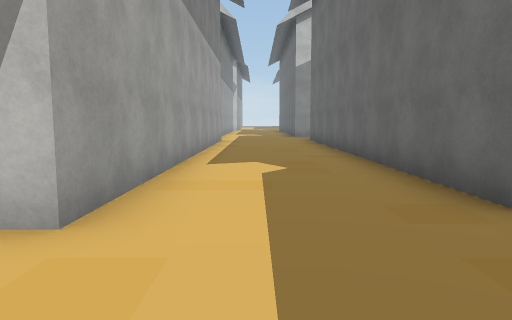
View 1 (above)

24 first-person views from a walk through a 3-D level made in the Unity game engine. The camera is 1.4 m above the floor, tilts 6° down and sees 70° across. The floor is counted in squares, 2 m on a side. Each view is taken from the middle of a square. On the plan, view 1 faces up. The plan holds only what a view shows up to about 11 squares ahead; the rest is blank. The place goes on beyond the plan. Some surface patterns are stand-ins.

View 2
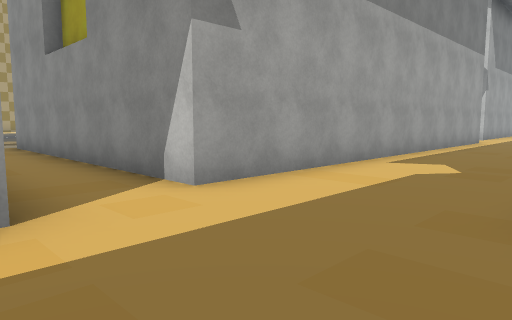

View 3
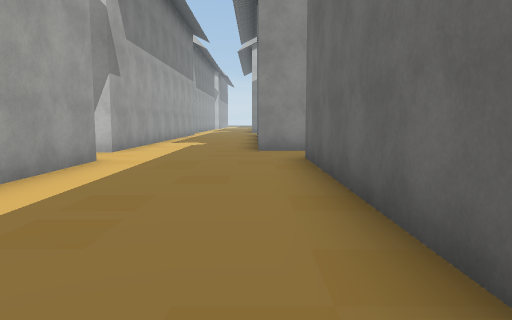

View 4
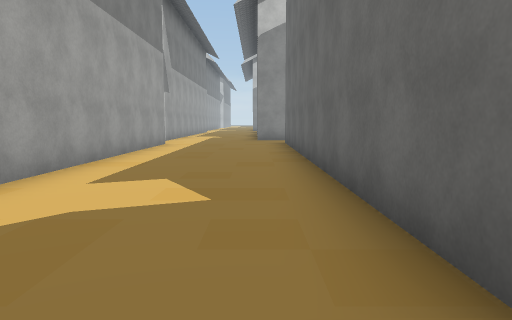

View 5
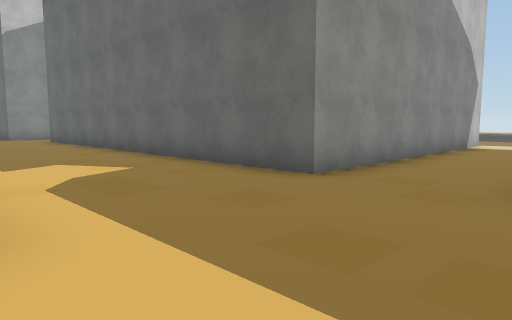

View 6
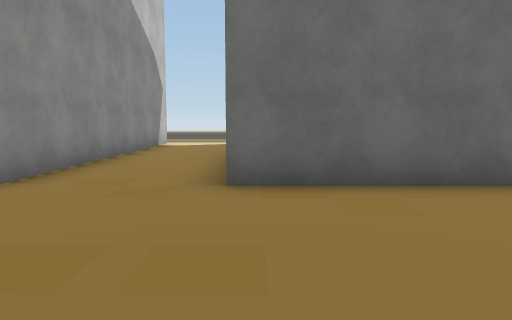

View 7
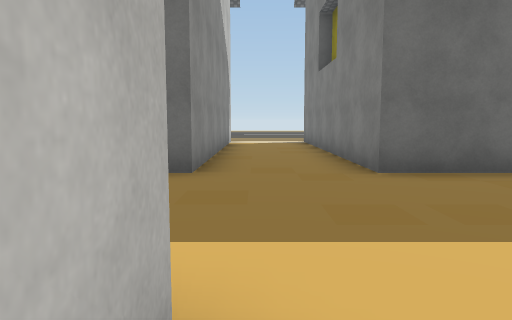

View 8
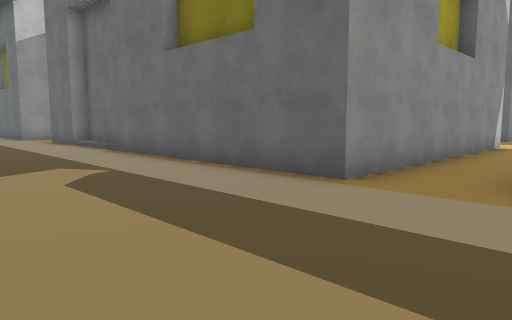

View 9
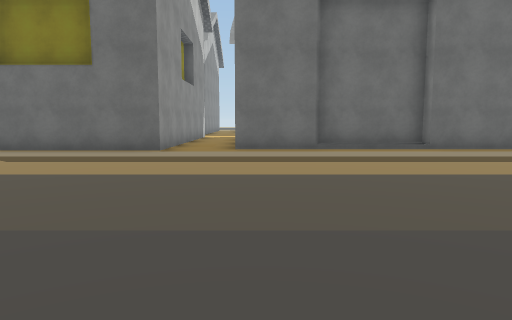

View 10
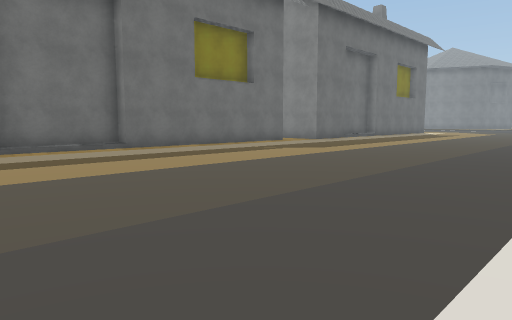

View 11
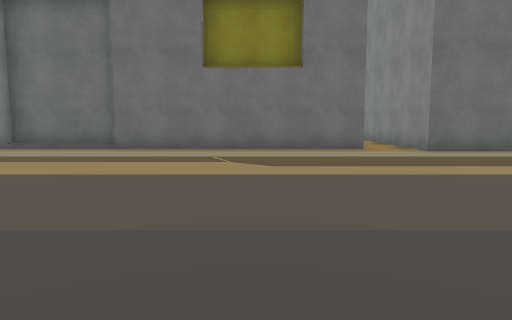

View 12
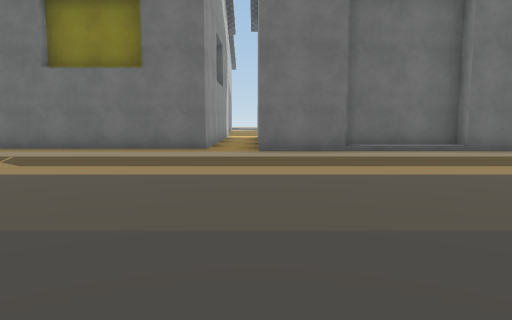

View 13
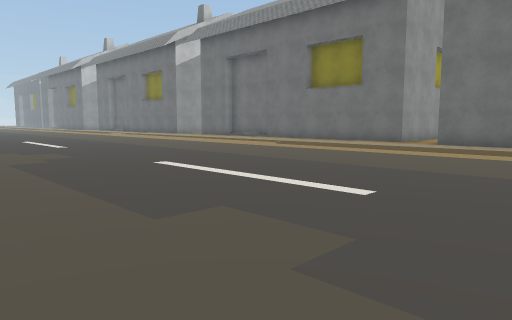

View 14
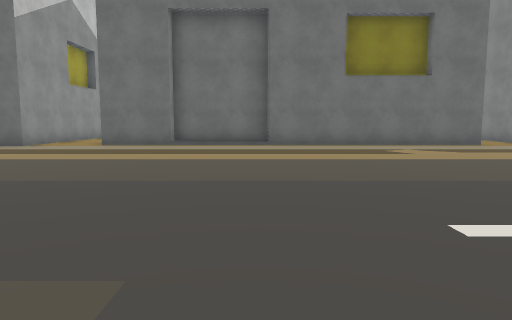

View 15
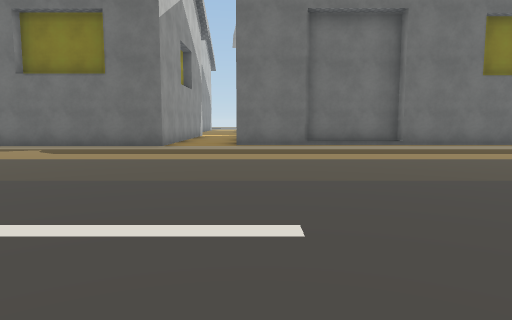

View 16
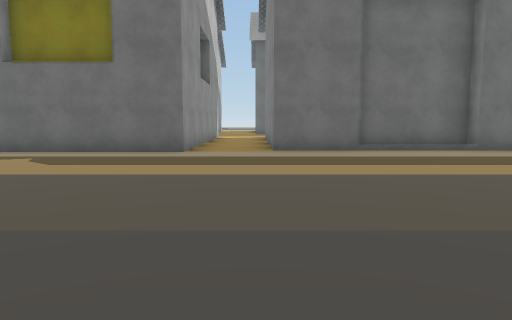

View 17
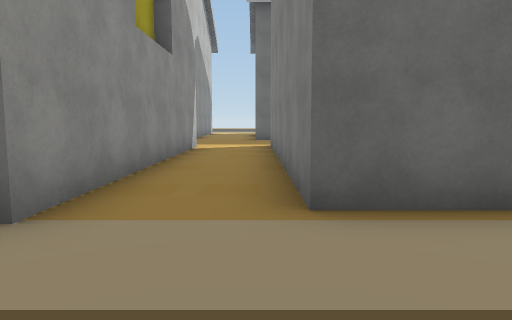

View 18
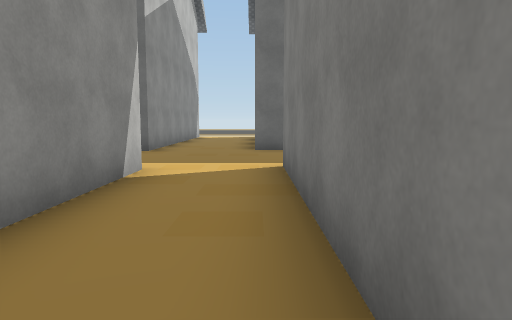

View 19
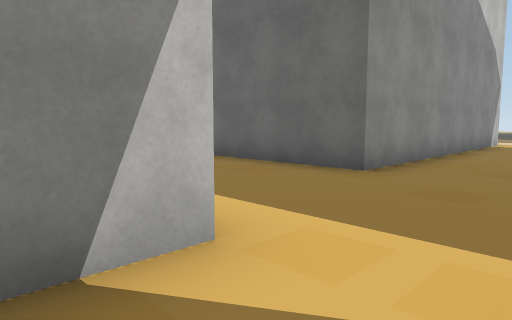

View 20
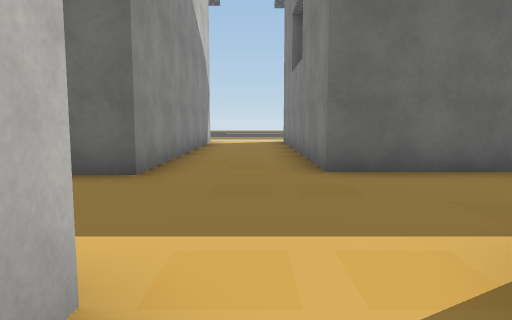

View 21
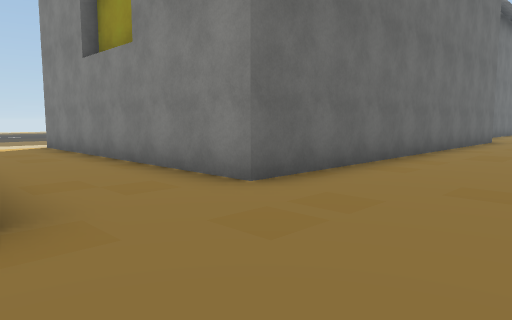

View 22
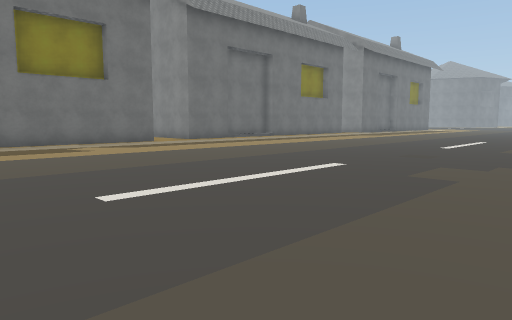

View 23
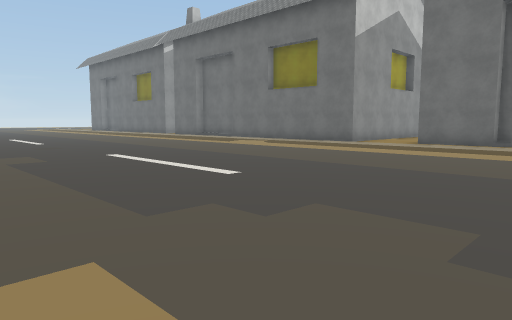

View 24
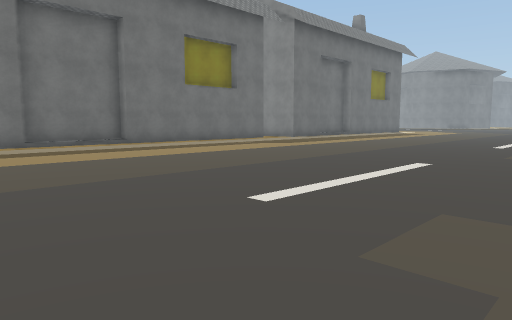

### Floor plan
Points are (right, up) in squares from view 1. A wall is a line through its corners. A room is listed if a view was taken in it or the views show most of it. See-through windows are left out.
Room 1 (views 1, 2, 3, 4, 5, 6, 21)
walls: (3.2, 2.8) (2.1, 2.8) (2.1, 14) (9.5, 14); (-0.9, 0.6) (-0.9, -7); (-1.3, 12.4) (-1.3, 2.3); (-0.7, -10.7) (-1.7, -10.7); (9.5, -10.1) (3, -10.1) (3, 1.1); (3, -15.9) (3, -12.7) (9, -12.7); (9.5, 16.6) (1.8, 16.6) (1.8, 19.5)
ways out: opening at (-1, -11) to room 2; opening at (-1, 1.5) to room 2; opening at (-1, 14.5) to room 2
Room 2 (views 7, 8, 9, 10, 11, 12, 13, 14, 15, 16, 17, 18, 19, 20, 22, 23, 24)
walls: (-7, -10.7) (-8.7, -10.7) (-8.7, -4.4) (-8.3, -4.4) (-8.3, -1.5) (-8.7, -1.5) (-8.7, 0.6); (-1.3, 2.3) (-9.2, 2.3) (-9.2, 8.6) (-8.7, 8.6) (-8.7, 11.5) (-9.2, 11.5) (-9.2, 13.6) (-1.2, 13.6); (-9.3, -16.5) (-9.3, -12.1) (-6.9, -12.1); (-8.9, -16.5) (-8.9, -14.1); (-1.6, 15.7) (-9.5, 15.7) (-9.5, 19.5)
ways out: opening at (-1, -11) to room 1; opening at (-1, 1.5) to room 1; opening at (-1, 14.5) to room 1

Where each view was taken, in squares from view 1:
view 1: 0 up, 0 right, facing up
view 2: 0 up, 2 right, facing up-left
view 3: 6 down, 2 right, facing up
view 4: 11 down, 2 right, facing up
view 5: 13 down, 1 left, facing up-right
view 6: 13 down, 1 left, facing right
view 7: 11 down, 2 left, facing right
view 8: 0 up, 13 left, facing up-right
view 9: 0 up, 18 left, facing right
view 10: 0 up, 18 left, facing down-right
view 11: 8 down, 18 left, facing right
view 12: 12 down, 18 left, facing right
view 13: 16 down, 21 left, facing up-right
view 14: 9 up, 20 left, facing right
view 15: 13 up, 20 left, facing right
view 16: 14 up, 18 left, facing right
view 17: 14 up, 12 left, facing right
view 18: 14 up, 7 left, facing right
view 19: 14 up, 3 left, facing up-right
view 20: 15 up, 3 left, facing right
view 21: 17 up, 1 left, facing down-right
view 22: 9 up, 21 left, facing down-right
view 23: 9 up, 21 left, facing up-right
view 24: 1 up, 20 left, facing down-right
